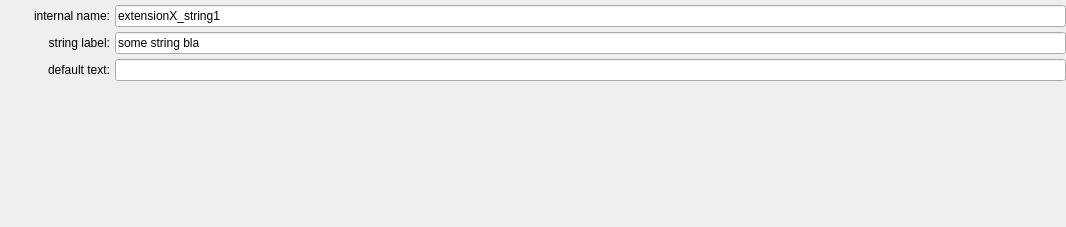
<?xml version="1.0" encoding="UTF-8"?>
<ui version="4.0">
 <class>string_edit</class>
 <widget class="QWidget" name="string_edit">
  <property name="geometry">
   <rect>
    <x>0</x>
    <y>0</y>
    <width>1066</width>
    <height>227</height>
   </rect>
  </property>
  <property name="windowTitle">
   <string>Form</string>
  </property>
  <layout class="QVBoxLayout" name="stringLayout">
   <property name="spacing">
    <number>5</number>
   </property>
   <property name="leftMargin">
    <number>10</number>
   </property>
   <property name="topMargin">
    <number>5</number>
   </property>
   <property name="rightMargin">
    <number>0</number>
   </property>
   <property name="bottomMargin">
    <number>5</number>
   </property>
   <item>
    <layout class="QFormLayout" name="formLayout">
     <property name="labelAlignment">
      <set>Qt::AlignRight|Qt::AlignTrailing|Qt::AlignVCenter</set>
     </property>
     <property name="verticalSpacing">
      <number>5</number>
     </property>
     <item row="2" column="0">
      <widget class="QLabel" name="displayLabelLabel">
       <property name="minimumSize">
        <size>
         <width>100</width>
         <height>0</height>
        </size>
       </property>
       <property name="text">
        <string>string label:</string>
       </property>
       <property name="alignment">
        <set>Qt::AlignRight|Qt::AlignTrailing|Qt::AlignVCenter</set>
       </property>
      </widget>
     </item>
     <item row="2" column="1">
      <widget class="QLineEdit" name="cfg_label">
       <property name="text">
        <string>some string bla</string>
       </property>
      </widget>
     </item>
     <item row="4" column="0">
      <widget class="QLabel" name="displayLabelLabel_2">
       <property name="minimumSize">
        <size>
         <width>100</width>
         <height>0</height>
        </size>
       </property>
       <property name="text">
        <string>default text:</string>
       </property>
       <property name="alignment">
        <set>Qt::AlignRight|Qt::AlignTrailing|Qt::AlignVCenter</set>
       </property>
      </widget>
     </item>
     <item row="4" column="1">
      <widget class="QLineEdit" name="cfg_value">
       <property name="text">
        <string/>
       </property>
      </widget>
     </item>
     <item row="0" column="0">
      <widget class="QLabel" name="internalNameLabel">
       <property name="minimumSize">
        <size>
         <width>100</width>
         <height>0</height>
        </size>
       </property>
       <property name="text">
        <string>internal name:</string>
       </property>
       <property name="alignment">
        <set>Qt::AlignRight|Qt::AlignTrailing|Qt::AlignVCenter</set>
       </property>
      </widget>
     </item>
     <item row="0" column="1">
      <widget class="QLineEdit" name="cfg_name">
       <property name="text">
        <string>extensionX_string1</string>
       </property>
      </widget>
     </item>
    </layout>
   </item>
  </layout>
 </widget>
 <resources/>
 <connections/>
</ui>
